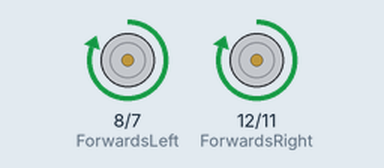
The sketch below on a simulated Arduino Uno, built with avr-gcc and run on an emulated ATmega328P. Parts: motor-driver pin pairs drawn as motors (green arrow = first pin HIGH = forward, orange = second pin HIGH = backward, longer = more drive, scaled by the enable pin).

Above: at 0.1 s.
At 11.4 s:
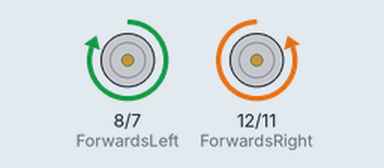
At 25.3 s:
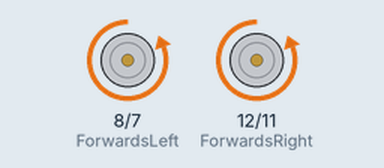
At 51.6 s:
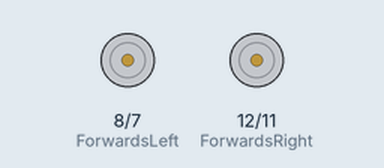
Timing chart, 0 to 53.1 s (numbered marks = the images above):
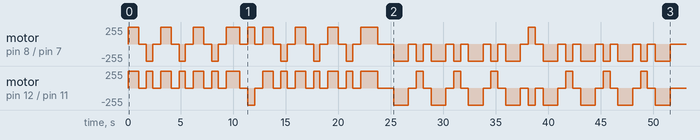

The sketch:

sketch_jul12c.ino
```cpp
const int EnableLeft = 9;
const int ForwardsLeft = 8;
const int BackwardsLeft = 7;
const int EnableRight = 10;
const int ForwardsRight = 12;
const int BackwardsRight = 11;
void setup() {
    pinMode(ForwardsLeft, OUTPUT);
    pinMode(BackwardsLeft, OUTPUT);
    pinMode(EnableLeft, OUTPUT);
    pinMode(ForwardsRight, OUTPUT);
    pinMode(BackwardsRight, OUTPUT);
    pinMode(EnableRight, OUTPUT);
    forwardsEight();
    BackwardsEight();
}
void loop(){

}

void moveForwards() {
  //MOVES THE ROVER FORAWRDS
  digitalWrite(ForwardsLeft, HIGH);
  digitalWrite(ForwardsRight, HIGH);
  digitalWrite(EnableLeft, HIGH);
  digitalWrite(EnableRight, HIGH);
  digitalWrite(BackwardsLeft, LOW);
  digitalWrite(BackwardsRight, LOW);
  delay(1000);
}

void moveForwardsMore() {
  //MOVES THE ROVER FORAWRDS
  digitalWrite(ForwardsLeft, HIGH);
  digitalWrite(ForwardsRight, HIGH);
  digitalWrite(EnableLeft, HIGH);
  digitalWrite(EnableRight, HIGH);
  digitalWrite(BackwardsLeft, LOW);
  digitalWrite(BackwardsRight, LOW);
  delay(1300);

}

void moveForwardsMoreMore() {
  //MOVES THE ROVER FORAWRDS
  digitalWrite(ForwardsLeft, HIGH);
  digitalWrite(ForwardsRight, HIGH);
  digitalWrite(EnableLeft, HIGH);
  digitalWrite(EnableRight, HIGH);
  digitalWrite(BackwardsLeft, LOW);
  digitalWrite(BackwardsRight, LOW);
  delay(1650);

}
void halt() {
  //HALTS THE ROBOT
  digitalWrite(ForwardsLeft, LOW);
  digitalWrite(ForwardsRight, LOW);
  digitalWrite(EnableLeft, LOW);
  digitalWrite(EnableRight, LOW);
  digitalWrite(BackwardsLeft, LOW);
  digitalWrite(BackwardsRight, LOW);
  delay(750);
}

void turn90Degrees() {
  //TURNS THE ROVER 90 DEGREES ANTICLOCKWISE
  digitalWrite(ForwardsLeft, LOW);
  digitalWrite(ForwardsRight, HIGH);
  digitalWrite(EnableLeft, HIGH);
  digitalWrite(EnableRight, HIGH);
  digitalWrite(BackwardsLeft, HIGH);
  digitalWrite(BackwardsRight, LOW);
  delay(610);
}

void turn90DegreesMore() {
  //TURNS THE ROVER MORE THAN 90 DEGREES ANTICLOCKWISE
  digitalWrite(ForwardsLeft, LOW);
  digitalWrite(ForwardsRight, HIGH);
  digitalWrite(EnableLeft, HIGH);
  digitalWrite(EnableRight, HIGH);
  digitalWrite(BackwardsLeft, HIGH);
  digitalWrite(BackwardsRight, LOW);
  delay(610);
}

void moveBackwards() {
  //MOVES THE ROVER BACKWARDS
  digitalWrite(ForwardsLeft, LOW);
  digitalWrite(ForwardsRight, LOW);
  digitalWrite(EnableLeft, HIGH);
  digitalWrite(EnableRight, HIGH);
  digitalWrite(BackwardsLeft, HIGH);
  digitalWrite(BackwardsRight, HIGH);
  delay(1400);
}

void Bturn90Degrees() {
  //TURNS THE ROVER MORE THAN 90 DEGREES ANTICLOCKWISE
  digitalWrite(ForwardsLeft, LOW);
  digitalWrite(ForwardsRight, HIGH);
  digitalWrite(EnableLeft, HIGH);
  digitalWrite(EnableRight, HIGH);
  digitalWrite(BackwardsLeft, HIGH);
  digitalWrite(BackwardsRight, LOW);
  delay(655);
}

void BackwardsHalfEight() {
  //CREATES HALF A FIGURE OF EIGHT
  halt();
  moveBackwards();
  halt();
  Bturn90Degrees();
  halt();
  moveBackwards();
  halt();
  Bturn90Degrees();
  halt();
  moveBackwards();
  halt();
  Bturn90Degrees();
  halt();
  moveBackwards();
  halt();
}

void BackwardsEight(){
  //MOVES THE ROVER BACKWARDS
  BackwardsHalfEight();
  turn270Degrees();
  BackwardsHalfEight();
}

void halfAFigureOfEight() {
  //CREATES HALF A FIGURE OF EIGHT
  moveForwards();
  halt();
  turn90Degrees();
  halt();
  moveForwards();
  halt();
  turn90Degrees();
  halt();
  moveForwards();
  halt();
  turn90DegreesMore();
  halt();
  moveForwardsMore();
  halt();
}

void halfAFigureOfEightMore() {
  //CREATES HALF A FIGURE OF EIGHT
  halt();
  moveForwards();
  halt();
  turn90Degrees();
  halt();
  moveForwards();
  halt();
  turn90Degrees();
  halt();
  moveForwards();
  halt();
  turn90DegreesMore();
  halt();
  moveForwardsMoreMore();
  halt();
}


void turn270Degrees() {
  //WILL TURN 270 DEGREES ANTICLOCKWISE
  digitalWrite(ForwardsLeft, HIGH);
  digitalWrite(ForwardsRight, LOW);
  digitalWrite(EnableLeft, HIGH);
  digitalWrite(EnableRight, HIGH);
  digitalWrite(BackwardsLeft, LOW);
  digitalWrite(BackwardsRight, HIGH);
  delay(670);
}

void forwardsEight() {
  //WILL CREATE A FIGURE OF EIGHT PATTERN WITH THE ROBOT
  halfAFigureOfEight();
  turn270Degrees();
  halfAFigureOfEightMore();
}
```
